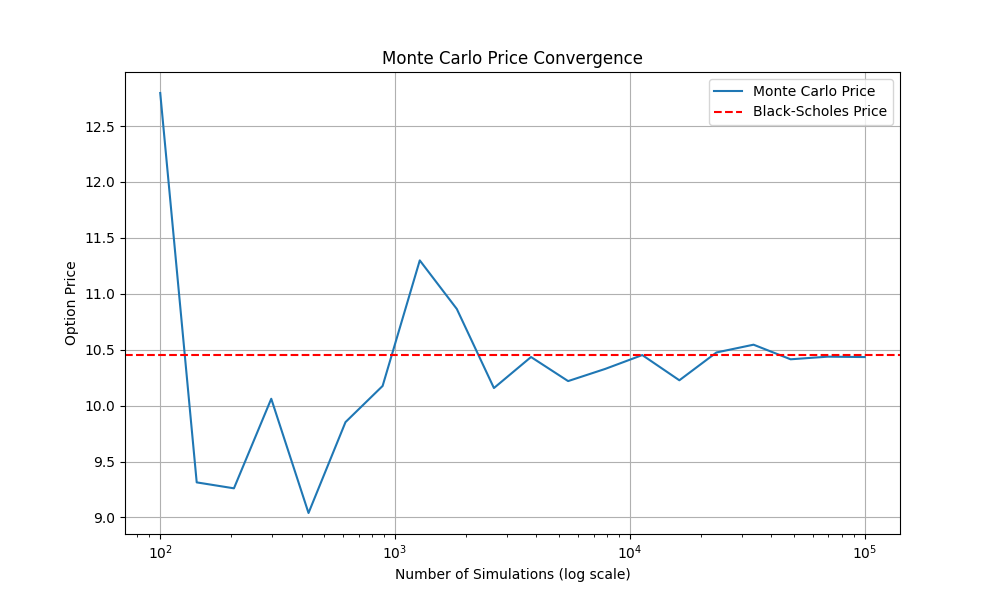

Write the Python code that produced this figure.
import matplotlib.pyplot as plt
import numpy as np
from scipy.stats import norm

from src.geometric_brownian_motion import GeometricBrownianMotion
from src.payoffs import european_call_payoff
from src.options_pricer import MonteCarloPricer

def black_scholes_call(S, K, T, r, sigma):
    d1 = (np.log(S/K) + (r + 0.5*sigma**2)*T)/(sigma*np.sqrt(T))
    d2 = d1 - sigma*np.sqrt(T)
    return S*norm.cdf(d1) - K*np.exp(-r*T)*norm.cdf(d2)

def plot_convergence():
    model = GeometricBrownianMotion(100, 0.05, 0.2, 1, 252)
    pricer = MonteCarloPricer(model, european_call_payoff, strike=100, r=0.05)

    n_sims_range = np.logspace(2, 5, 20).astype(int)
    prices = []

    for n in n_sims_range:
        pricer.n_sims = n
        price, _ = pricer.price()
        prices.append(price)

    plt.figure(figsize=(10, 6))
    plt.plot(n_sims_range, prices, label='Monte Carlo Price')
    bs_val = black_scholes_call(100, 100, 1, 0.05, 0.2)
    plt.axhline(bs_val, color='r', linestyle='--', label='Black-Scholes Price')

    plt.xscale('log')
    plt.xlabel('Number of Simulations (log scale)')
    plt.ylabel('Option Price')
    plt.title('Monte Carlo Price Convergence')
    plt.legend()
    plt.grid(True)
    plt.savefig('convergence_plot.png')
    plt.show()

if __name__ == "__main__":
    plot_convergence()